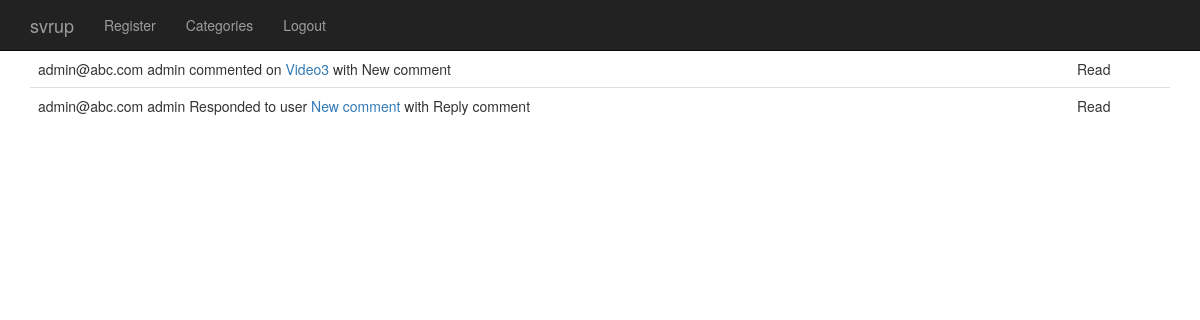
The page /notifications/ (signed in) on the database its author committed.
### notifications/models.py (models this page shows)
class Notification(models.Model):
	sender_content_type = models.ForeignKey(ContentType, related_name='nofity_sender')
	sender_object_id = models.PositiveIntegerField()
	sender_object = GenericForeignKey("sender_content_type", "sender_object_id")
	verb = models.CharField(max_length=255)
	action_content_type = models.ForeignKey(ContentType, related_name='notify_action',
		null=True, blank=True)
	action_object_id = models.PositiveIntegerField(null=True, blank=True)
	action_object = GenericForeignKey("action_content_type", "action_object_id")
	target_content_type = models.ForeignKey(ContentType, related_name='notify_target',
		null=True, blank=True)
	target_object_id = models.PositiveIntegerField(null=True, blank=True)
	target_object = GenericForeignKey("target_content_type", "target_object_id")
	recipient = models.ForeignKey(settings.AUTH_USER_MODEL, related_name='notifications')
	read = models.BooleanField(default=False)
	timestamp = models.DateTimeField(auto_now_add=True, auto_now=False)
	objects = NotificationManager()
	def __unicode__(self):
		try :
			target_url = self.target_object.get_absolute_url()
		except:
			target_url = None
		context = {
			"sender": self.sender_object,
			"verb": self.verb,
			"action": self.action_object,
			"target": self.target_object,
			"verify_read": reverse("notifications_read", kwargs={"id": self.id}),
			"target_url": target_url
		}
		if self.target_object:
			if self.action_object and target_url:
				return "%(sender)s %(verb)s <a href='%(verify_read)s?next=%(target_url)s'>%(target)s</a> with %(action)s" %context
			if self.action_object and not target_url:
				return "%(sender)s %(verb)s %(target)s with %(action)s" %context
			return "%(sender)s %(verb)s %(target)s" %context
		return "%(sender)s %(verb)s" %context
		return str(self.sender_content_type)+ " "+ str(self.verb)

### videos/models.py (models this page shows)
class Video(models.Model):
	title = models.CharField(max_length=120)
	slug = models.SlugField(null=True, blank=True)
	embed_code = models.CharField(max_length=500, null=True, blank=True)
	tag = GenericRelation("TaggedItem", null = True, blank=True)
	active = models.BooleanField(default=True)
	featured = models.BooleanField(default=False)
	free_preview = models.BooleanField(default=False)
	category = models.ForeignKey("Category", null=True)
	timestamp = models.DateTimeField(auto_now_add=True, auto_now=False, null=True)
	updated = models.DateTimeField(auto_now_add=False, auto_now=True, null=True)
	class Meta:
		unique_together = ('slug','category')
	def __unicode__(self):
		return self.title
	def get_absolute_url(self):
		return reverse("video_detail", kwargs={"vid_slug": self.slug, "cat_slug": self.category.slug})

class Category(models.Model):
	title = models.CharField(max_length=120)
	description = models.TextField(max_length=5000, null=True, blank=True)
	slug = models.SlugField(null=True, blank=True)
	image = models.ImageField(upload_to='images/', null=True, blank=True)
	tag = GenericRelation("TaggedItem", null = True, blank=True)
	active = models.BooleanField(default=True)
	featured = models.BooleanField(default=False)
	timestamp = models.DateTimeField(auto_now_add=True, auto_now=False)
	updated = models.DateTimeField(auto_now_add=False, auto_now=True)
	def __unicode__(self):
	    return self.title
	def get_absolute_url(self):
	     return reverse("category_detail", kwargs={"cat_slug": self.slug})

### comments/models.py (models this page shows, shortened)
class Comment(models.Model):
	user = models.ForeignKey(MyUser)
	text = models.TextField()
	parent = models.ForeignKey("self", null =True)
	path = models.CharField(max_length=500)
	video = models.ForeignKey(Video, null=True, blank=True)
	timestamp = models.DateTimeField(auto_now=False, auto_now_add=True)
	updated = models.DateTimeField(auto_now=True, auto_now_add=False)
	objects = CommentManager()
	def __unicode__(self):
		return self.text
	def get_absolute_url(self):
		return reverse('comment_thread', kwargs={"id": self.id})

### signup/models.py (models this page shows, shortened)
class MyUser(AbstractBaseUser):
    email = models.EmailField(
        verbose_name='email address',
        max_length=255,
        unique=True,
    )
    username = models.CharField(max_length=255, unique=True,)
    first_name=models.CharField(max_length=255)
    last_name=models.CharField(max_length=255)
    is_active = models.BooleanField(default=True)
    is_admin = models.BooleanField(default=False)
    is_member = models.BooleanField(default=False)
    objects = MyUserManager()
    USERNAME_FIELD = 'username'
    REQUIRED_FIELDS = ['email']
    def __str__(self):              # __unicode__ on Python 2
        return str(self.email)+ " "+ str(self.username)

### notifications/views.py (the view)
# urls.py: url(r'^notifications/$', "notifications.views.all", name='notifications_all'),
def all(request):
	notifications = Notification.objects.all_for_user(request.user)
	context = {
		"notifications":notifications,
	}
	return render(request, "notifications/all.html", context)

### notifications/models.py (called while the page is built)
	def get_user(self, recipient):
		return self.filter(recipient=recipient)

	def mark_targetless(self, recipient):
		qs = self.unread().get_user(recipient)
		qs_no_target = qs.filter(target_object_id=None)
		if qs_no_target:
			qs_no_target.update(read=True)

	def unread(self):
		return self.filter(read=False)

	def get_queryset(self):
		return NotificationQuerySet(self.model, using=self._db)

	def all_for_user(self, user):
		self.get_queryset().mark_targetless(user)
		return self.get_queryset().get_user(user)

### templates/notifications/all.html
{% extends "base.html" %}
{% block content %}
<table class='table'>
{% for note in notifications %}
<tr><td>{{ note|safe }}</td><td>{% if note.read %} Read {% else %} Unread {% endif %}</td></tr>
{% endfor %}
</table>
{% endblock %}

### static/our_static/css/jumbotron.css (style rules this page uses)
body { padding-top: 50px; padding-bottom: 20px; }

### rows shown on the page
Notification: target_content_type+target_object+sender_content_type "admin@abc.com admin commented on Video3 with New comment", read "Read"
Notification: target_content_type+target_object+sender_content_type "admin@abc.com admin Responded to user New comment with Reply comment", read "Read"
